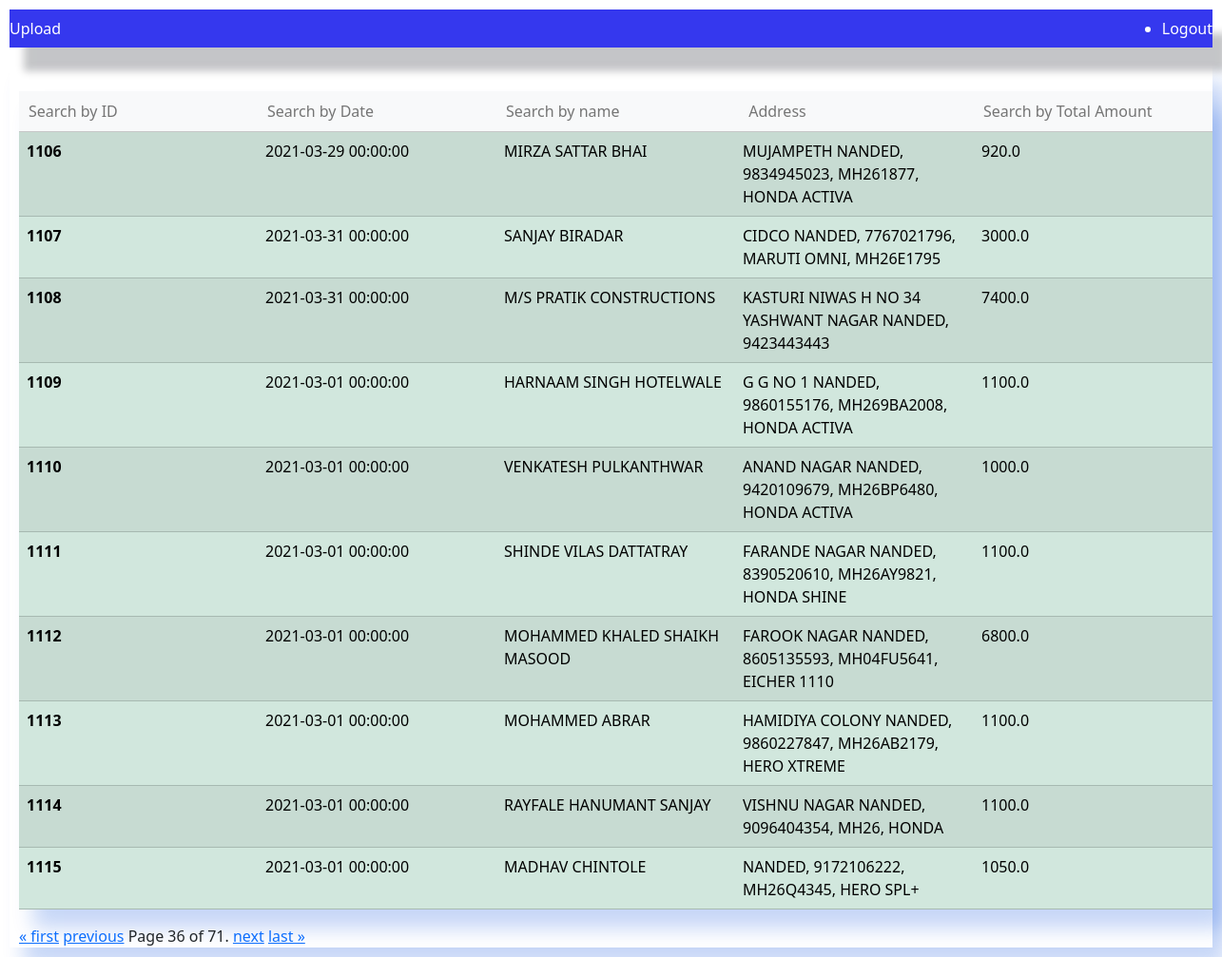
Before: /home/?page=36 (signed in) with the older database file.
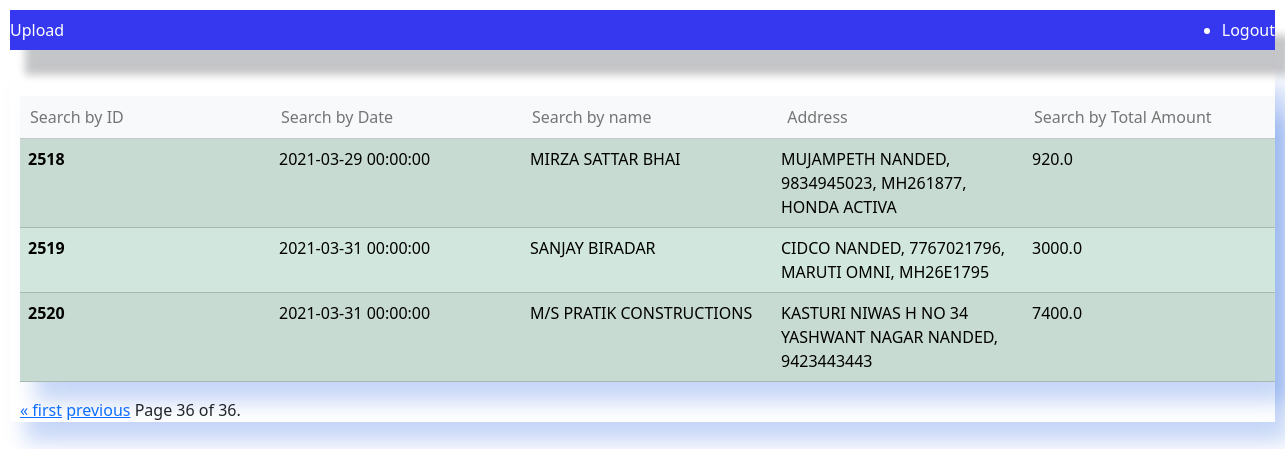
After: the same page with the newer database file.
### uploadfile/models.py (models this page shows, shortened)
class Buyerdata(models.Model):
  date =  models.CharField(max_length=200)
  buyer = models.CharField(max_length=200)
  address = models.CharField(max_length=200)
  total_amount = models.CharField(max_length=200)

### uploadfile/views.py (the view)
# urls.py: 2. Add a URL to urlpatterns:  path('', views.home, name='home')
@login_required(login_url='/login/')
def home(request):
        users = Buyerdata.objects.all()
        search_query = request.GET.get('search')
        uname = request.GET.get('name')
        address = request.GET.get('address')
        total = request.GET.get('Total')
        ID = request.GET.get('ID')
        datee = request.GET.get('date')
        if search_query:
            users = users.filter(address__icontains=address)
            context = {'users': users}
            return render(request, 'home.html', context)
        elif search_query:
            users = users.filter(address__icontains=address)
            context = {'users': users}
            return render(request, 'home.html', context)
        elif total:
            users = users.filter(total_amount__icontains=total)
            context = {'users': users}
            return render(request, 'home.html', context)
        elif ID:
            users = users.filter(id__icontains=ID)
            context = {'users': users}
            return render(request, 'home.html', context)
        elif datee:
            users = users.filter(date__icontains=datee)
            context = {'users': users}
            return render(request, 'home.html', context)
        elif uname:
            users = users.filter(buyer__icontains=uname)
            context = {'users': users}
            return render(request, 'home.html', context)
        user_list = Buyerdata.objects.all()
        paginator = Paginator(user_list, 10)  # Show 10 users per page
        page = request.GET.get('page')
        users = paginator.get_page(page)
        context = {'users': users}
        return render(request, 'home.html', context)

### uploadfile/templates/home.html (shortened to what this page needs)
<!DOCTYPE html>
<html>
<head>
    <link href="https://cdn.jsdelivr.net/npm/bootstrap@5.3.1/dist/css/bootstrap.min.css" rel="stylesheet">
<ul class="navbar" style="background-color: #3538ee; box-shadow: 15px 25px 8px #0008133b;">
    <li class="nav-item" style="color:white">
      <a class="nav-link active  " aria-current="page" href="/">Upload</a>
    </li>
    <li class="nav-item" style="color:white">
      <a class="nav-link active" aria-current="page" href="/logout">Logout</a>
    </li>
  </ul>
</head>
<body style="padding: 10px">
    <form method="get" action=""  style="padding-left: 10px;padding-right: 10px; box-shadow: 15px 20px 20px #0f50dd3b;">
        <table class="table table-success table-striped" style="padding-left: 10px;padding-right: 10px; box-shadow: 15px 20px 20px #0f50dd3b;" >
            <thead class="table-light">
              <tr>
                <th scope="col" ><input type="text" name="ID" style="background-color: transparent; border: transparent;"      placeholder="Search by ID"  value="{{ request.GET.search }}">
                </th>
                <th scope="col"><input type="text" name="date"  style="background-color: transparent; border: transparent;"   placeholder="Search by Date" value="{{ request.GET.search }}">
                </th>
                <th scope="col"><input type="text" name="name" style="background-color: transparent; border: transparent;"    placeholder="Search by name" value="{{ request.GET.search }}">
                </th>
                <th scope="col"><input type="text" name="address"  style="background-color: transparent; border: transparent;"   placeholder=" Address" value="{{ request.GET.address }}">
                </th>
                <th scope="col"><input type="text" name="Total"  style="background-color: transparent; border: transparent;"     placeholder="Search by Total Amount" value="{{ request.GET.search }}">
                </th>
              </tr>
            </thead>
          </form>
            <tbody>
                {% for user in users %}
                <tr>
                  <th scope="row">{{user.id}}</th>
                  <td> {{ user.date }}</td>
                  <td> {{ user.buyer }} </td>
                  <td>{{ user.address }} </td>
                  <td> {{ user.total_amount }}</td>
                </tr>
                {% endfor %}
  </body>
  </html>
  <div class="pagination">
    <span class="step-links">
        {% if users.has_previous %}
            <a href="?page=1">&laquo; first</a>
            <a href="?page={{ users.previous_page_number }}">previous</a>
        {% endif %}
        <span class="current-page">
            Page {{ users.number }} of {{ users.paginator.num_pages }}.
        </span>
        {% if users.has_next %}
            <a href="?page={{ users.next_page_number }}">next</a>
            <a href="?page={{ users.paginator.num_pages }}">last &raquo;</a>
        {% endif %}
    </span>
</div>
</body>
</html>

Changed rows visible on the page:
removed Buyerdata: id "1106", date "2021-03-29 00:00:00", buyer "MIRZA SATTAR BHAI", address "MUJAMPETH NANDED, 9834945023, MH261877, HONDA ACTIVA", total_amount "920.0"
removed Buyerdata: id "1107", date "2021-03-31 00:00:00", buyer "SANJAY BIRADAR", address "CIDCO NANDED, 7767021796, MARUTI OMNI, MH26E1795", total_amount "3000.0"
removed Buyerdata: id "1108", date "2021-03-31 00:00:00", buyer "M/S PRATIK CONSTRUCTIONS", address "KASTURI NIWAS H NO 34 YASHWANT NAGAR NANDED, 9423443443", total_amount "7400.0"
removed Buyerdata: id "1109", date "2021-03-01 00:00:00", buyer "HARNAAM SINGH HOTELWALE", address "G G NO 1 NANDED, 9860155176, MH269BA2008, HONDA ACTIVA", total_amount "1100.0"
removed Buyerdata: id "1110", date "2021-03-01 00:00:00", buyer "VENKATESH PULKANTHWAR", address "ANAND NAGAR NANDED, 9420109679, MH26BP6480, HONDA ACTIVA", total_amount "1000.0"
removed Buyerdata: id "1111", date "2021-03-01 00:00:00", buyer "SHINDE VILAS DATTATRAY", address "FARANDE NAGAR NANDED, 8390520610, MH26AY9821, HONDA SHINE", total_amount "1100.0"
removed Buyerdata: id "1112", date "2021-03-01 00:00:00", buyer "MOHAMMED KHALED SHAIKH MASOOD", address "FAROOK NAGAR NANDED, 8605135593, MH04FU5641, EICHER 1110", total_amount "6800.0"
removed Buyerdata: id "1113", date "2021-03-01 00:00:00", buyer "MOHAMMED ABRAR", address "HAMIDIYA COLONY NANDED, 9860227847, MH26AB2179, HERO XTREME", total_amount "1100.0"
removed Buyerdata: id "1114", date "2021-03-01 00:00:00", buyer "RAYFALE HANUMANT SANJAY", address "VISHNU NAGAR NANDED, 9096404354, MH26, HONDA", total_amount "1100.0"
removed Buyerdata: id "1115", date "2021-03-01 00:00:00", buyer "MADHAV CHINTOLE", address "NANDED, 9172106222, MH26Q4345, HERO SPL+", total_amount "1050.0"
added Buyerdata: id "2518", date "2021-03-29 00:00:00", buyer "MIRZA SATTAR BHAI", address "MUJAMPETH NANDED, 9834945023, MH261877, HONDA ACTIVA", total_amount "920.0"
added Buyerdata: id "2519", date "2021-03-31 00:00:00", buyer "SANJAY BIRADAR", address "CIDCO NANDED, 7767021796, MARUTI OMNI, MH26E1795", total_amount "3000.0"
added Buyerdata: id "2520", date "2021-03-31 00:00:00", buyer "M/S PRATIK CONSTRUCTIONS", address "KASTURI NIWAS H NO 34 YASHWANT NAGAR NANDED, 9423443443", total_amount "7400.0"
Other visible differences:
{{ users.paginator.num_pages }}: "71" → "36"
text no longer shown: "next last »"
